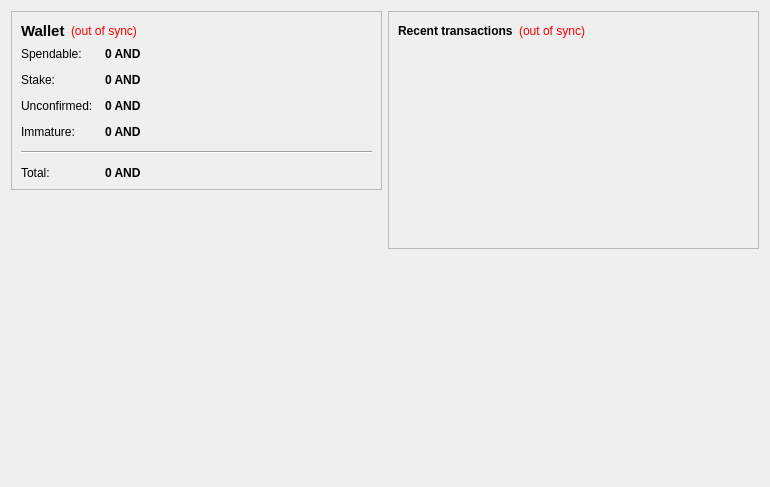
<?xml version="1.0" encoding="UTF-8"?>
<ui version="4.0">
 <class>OverviewPage</class>
 <widget class="QWidget" name="OverviewPage">
  <property name="geometry">
   <rect>
    <x>0</x>
    <y>0</y>
    <width>770</width>
    <height>487</height>
   </rect>
  </property>
  <property name="windowTitle">
   <string>Form</string>
  </property>
  <layout class="QHBoxLayout" name="horizontalLayout" stretch="1,1">
   <item>
    <layout class="QVBoxLayout" name="verticalLayout_2">
     <item>
      <widget class="QFrame" name="frame">
       <property name="frameShape">
        <enum>QFrame::StyledPanel</enum>
       </property>
       <property name="frameShadow">
        <enum>QFrame::Raised</enum>
       </property>
       <layout class="QVBoxLayout" name="verticalLayout_4">
        <item>
         <layout class="QHBoxLayout" name="horizontalLayout_4">
          <item>
           <widget class="QLabel" name="label_5">
            <property name="font">
             <font>
              <pointsize>11</pointsize>
              <weight>75</weight>
              <bold>true</bold>
             </font>
            </property>
            <property name="text">
             <string>Wallet</string>
            </property>
           </widget>
          </item>
          <item>
           <widget class="QLabel" name="labelWalletStatus">
            <property name="toolTip">
             <string>The displayed information may be out of date. Your wallet automatically synchronizes with the AndromedaCoin network after a connection is established, but this process has not completed yet.</string>
            </property>
            <property name="styleSheet">
             <string notr="true">QLabel { color: red; }</string>
            </property>
            <property name="text">
             <string notr="true">(out of sync)</string>
            </property>
            <property name="alignment">
             <set>Qt::AlignLeading|Qt::AlignLeft|Qt::AlignVCenter</set>
            </property>
           </widget>
          </item>
          <item>
           <spacer name="horizontalSpacer_2">
            <property name="orientation">
             <enum>Qt::Horizontal</enum>
            </property>
            <property name="sizeHint" stdset="0">
             <size>
              <width>40</width>
              <height>20</height>
             </size>
            </property>
           </spacer>
          </item>
         </layout>
        </item>
        <item>
         <layout class="QFormLayout" name="formLayout_2">
          <property name="fieldGrowthPolicy">
           <enum>QFormLayout::AllNonFixedFieldsGrow</enum>
          </property>
          <property name="horizontalSpacing">
           <number>12</number>
          </property>
          <property name="verticalSpacing">
           <number>12</number>
          </property>
          <item row="0" column="0">
           <widget class="QLabel" name="label">
            <property name="text">
             <string>Spendable:</string>
            </property>
           </widget>
          </item>
          <item row="0" column="1">
           <widget class="QLabel" name="labelBalance">
            <property name="font">
             <font>
              <weight>75</weight>
              <bold>true</bold>
             </font>
            </property>
            <property name="cursor">
             <cursorShape>IBeamCursor</cursorShape>
            </property>
            <property name="toolTip">
             <string>Your current spendable balance</string>
            </property>
            <property name="text">
             <string notr="true">0 AND</string>
            </property>
            <property name="textInteractionFlags">
             <set>Qt::LinksAccessibleByMouse|Qt::TextSelectableByKeyboard|Qt::TextSelectableByMouse</set>
            </property>
           </widget>
          </item>
          <item row="1" column="0">
           <widget class="QLabel" name="label_6">
            <property name="text">
             <string>Stake:</string>
            </property>
           </widget>
          </item>
          <item row="1" column="1">
           <widget class="QLabel" name="labelStake">
            <property name="font">
             <font>
              <weight>75</weight>
              <bold>true</bold>
             </font>
            </property>
            <property name="cursor">
             <cursorShape>IBeamCursor</cursorShape>
            </property>
            <property name="toolTip">
             <string>Total of coins that was staked, and do not yet count toward the current balance</string>
            </property>
            <property name="text">
             <string notr="true">0 AND</string>
            </property>
            <property name="textInteractionFlags">
             <set>Qt::LinksAccessibleByMouse|Qt::TextSelectableByKeyboard|Qt::TextSelectableByMouse</set>
            </property>
           </widget>
          </item>
          <item row="2" column="0">
           <widget class="QLabel" name="label_3">
            <property name="text">
             <string>Unconfirmed:</string>
            </property>
           </widget>
          </item>
          <item row="2" column="1">
           <widget class="QLabel" name="labelUnconfirmed">
            <property name="font">
             <font>
              <weight>75</weight>
              <bold>true</bold>
             </font>
            </property>
            <property name="cursor">
             <cursorShape>IBeamCursor</cursorShape>
            </property>
            <property name="toolTip">
             <string>Total of transactions that have yet to be confirmed, and do not yet count toward the current balance</string>
            </property>
            <property name="text">
             <string notr="true">0 AND</string>
            </property>
            <property name="textInteractionFlags">
             <set>Qt::LinksAccessibleByMouse|Qt::TextSelectableByKeyboard|Qt::TextSelectableByMouse</set>
            </property>
           </widget>
          </item>
          <item row="3" column="0">
           <widget class="QLabel" name="labelImmatureText">
            <property name="text">
             <string>Immature:</string>
            </property>
           </widget>
          </item>
          <item row="3" column="1">
           <widget class="QLabel" name="labelImmature">
            <property name="font">
             <font>
              <weight>75</weight>
              <bold>true</bold>
             </font>
            </property>
            <property name="toolTip">
             <string>Mined balance that has not yet matured</string>
            </property>
            <property name="text">
             <string notr="true">0 AND</string>
            </property>
            <property name="textInteractionFlags">
             <set>Qt::LinksAccessibleByMouse|Qt::TextSelectableByKeyboard|Qt::TextSelectableByMouse</set>
            </property>
           </widget>
          </item>
          <item row="4" column="0" colspan="2">
           <widget class="Line" name="line">
            <property name="orientation">
             <enum>Qt::Horizontal</enum>
            </property>
           </widget>
          </item>
          <item row="5" column="0">
           <widget class="QLabel" name="labelTotalText">
            <property name="text">
             <string>Total:</string>
            </property>
           </widget>
          </item>
          <item row="5" column="1">
           <widget class="QLabel" name="labelTotal">
            <property name="font">
             <font>
              <weight>75</weight>
              <bold>true</bold>
             </font>
            </property>
            <property name="cursor">
             <cursorShape>IBeamCursor</cursorShape>
            </property>
            <property name="toolTip">
             <string>Your current total balance</string>
            </property>
            <property name="text">
             <string notr="true">0 AND</string>
            </property>
            <property name="textInteractionFlags">
             <set>Qt::LinksAccessibleByMouse|Qt::TextSelectableByKeyboard|Qt::TextSelectableByMouse</set>
            </property>
           </widget>
          </item>
         </layout>
        </item>
       </layout>
      </widget>
     </item>
     <item>
      <spacer name="verticalSpacer">
       <property name="orientation">
        <enum>Qt::Vertical</enum>
       </property>
       <property name="sizeHint" stdset="0">
        <size>
         <width>20</width>
         <height>40</height>
        </size>
       </property>
      </spacer>
     </item>
     <item>
      <widget class="QLabel" name="label_2">
       <property name="autoFillBackground">
        <bool>true</bool>
       </property>
       <property name="text">
        <string/>
       </property>
       <property name="pixmap">
        <pixmap resource="../bitcoin.qrc">:/icons/drmbg</pixmap>
       </property>
       <property name="scaledContents">
        <bool>false</bool>
       </property>
       <property name="margin">
        <number>0</number>
       </property>
      </widget>
     </item>
    </layout>
   </item>
   <item>
    <layout class="QVBoxLayout" name="verticalLayout_3">
     <item>
      <widget class="QFrame" name="frame_2">
       <property name="frameShape">
        <enum>QFrame::StyledPanel</enum>
       </property>
       <property name="frameShadow">
        <enum>QFrame::Raised</enum>
       </property>
       <layout class="QVBoxLayout" name="verticalLayout">
        <item>
         <layout class="QHBoxLayout" name="horizontalLayout_2">
          <item>
           <widget class="QLabel" name="label_4">
            <property name="text">
             <string>&lt;b&gt;Recent transactions&lt;/b&gt;</string>
            </property>
           </widget>
          </item>
          <item>
           <widget class="QLabel" name="labelTransactionsStatus">
            <property name="toolTip">
             <string>The displayed information may be out of date. Your wallet automatically synchronizes with the AndromedaCoin network after a connection is established, but this process has not completed yet.</string>
            </property>
            <property name="styleSheet">
             <string notr="true">QLabel { color: red; }</string>
            </property>
            <property name="text">
             <string notr="true">(out of sync)</string>
            </property>
            <property name="alignment">
             <set>Qt::AlignRight|Qt::AlignTrailing|Qt::AlignVCenter</set>
            </property>
           </widget>
          </item>
          <item>
           <spacer name="horizontalSpacer">
            <property name="orientation">
             <enum>Qt::Horizontal</enum>
            </property>
            <property name="sizeHint" stdset="0">
             <size>
              <width>40</width>
              <height>20</height>
             </size>
            </property>
           </spacer>
          </item>
         </layout>
        </item>
        <item>
         <widget class="QListView" name="listTransactions">
          <property name="styleSheet">
           <string notr="true">QListView { background: transparent; }</string>
          </property>
          <property name="frameShape">
           <enum>QFrame::NoFrame</enum>
          </property>
          <property name="verticalScrollBarPolicy">
           <enum>Qt::ScrollBarAlwaysOff</enum>
          </property>
          <property name="horizontalScrollBarPolicy">
           <enum>Qt::ScrollBarAlwaysOff</enum>
          </property>
          <property name="selectionMode">
           <enum>QAbstractItemView::NoSelection</enum>
          </property>
         </widget>
        </item>
       </layout>
      </widget>
     </item>
     <item>
      <spacer name="verticalSpacer_2">
       <property name="orientation">
        <enum>Qt::Vertical</enum>
       </property>
       <property name="sizeHint" stdset="0">
        <size>
         <width>20</width>
         <height>40</height>
        </size>
       </property>
      </spacer>
     </item>
    </layout>
   </item>
  </layout>
 </widget>
 <resources/>
 <connections/>
</ui>
